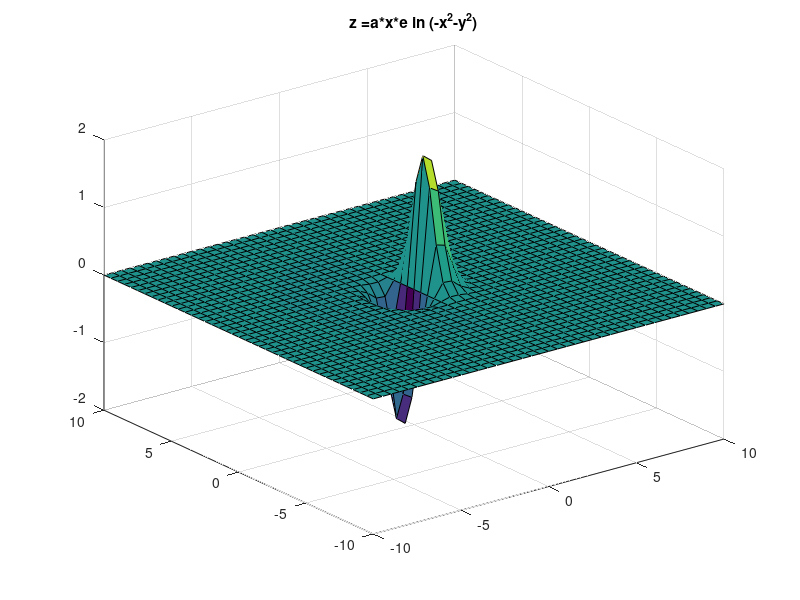

Here is the MATLAB script that generated this plot:
[ x1, y1] = meshgrid( -10 : 0.5 : 10, -10 : 0.5 : 10 );
a1 = 5;
z1 =a1*x1.*exp(-x1.^2-y1.^2);
figure;
surf(x1, y1, z1);
title("z =a*x*e in (-x^2-y^2)");